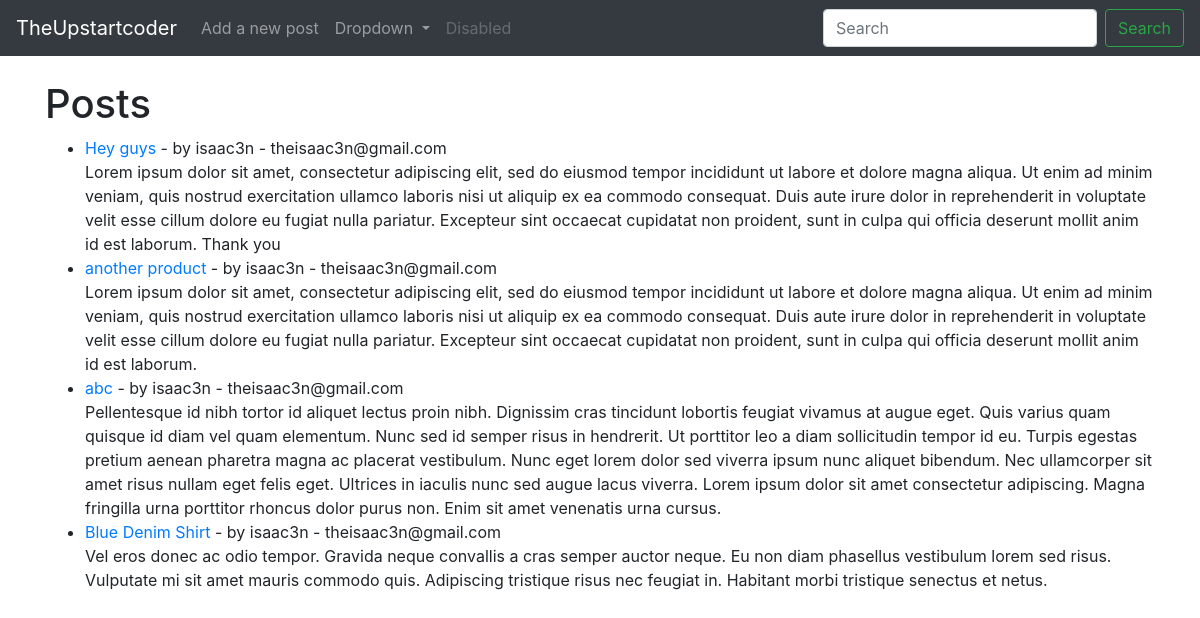
The page / on the database its author committed.
### myblog/models.py (models this page shows, shortened)
class Post(models.Model):
    title = models.CharField(max_length=255)
    title_tag = models.CharField(max_length=25, default='TheUpstartcoder')
    author = models.ForeignKey(User, on_delete=models.CASCADE)
    body = models.TextField()
    pub_date =models.DateField(auto_now_add=True)

### myblog/views.py (the view)
# urls.py: path('', HomeView.as_view(), name ="home"),
class HomeView(ListView):
    model = Post
    template_name = 'home.html'
    ordering = ['-pub_date']

### myblog/templates/home.html
{% extends 'base.html' %}
{% block content %}
<h1>Posts</h1>
<ul>
{% for post in object_list %}
    <li><a href="{% url 'articles' post.pk %} "> {{post.title }} </a>- by {{ post.author }} - {{ post.author.email }}<br>
        {{ post.body }}</li>
{% endfor %}
</ul>
{% endblock %}

### rows shown on the page
Post: title "Hey guys", author "isaac3n", author.email "theisaac3n@gmail.com", body "Lorem ipsum dolor sit amet, consectetur adipiscing elit, sed do eiusmod tempor incididunt ut labore et dolore magna aliqua. Ut enim ad minim veniam, quis nostrud exercitation ullamco laboris nisi ut aliquip ex ea commodo consequat. Duis aute irure dolor in reprehenderit in voluptate velit esse cillum dolore eu fugiat nulla pariatur. Excepteur sint occaecat cupidatat non proident, sunt in culpa qui officia deserunt mollit anim id est laborum. Thank you"
Post: title "another product", author "isaac3n", author.email "theisaac3n@gmail.com", body "Lorem ipsum dolor sit amet, consectetur adipiscing elit, sed do eiusmod tempor incididunt ut labore et dolore magna aliqua. Ut enim ad minim veniam, quis nostrud exercitation ullamco laboris nisi ut aliquip ex ea commodo consequat. Duis aute irure dolor in reprehenderit in voluptate velit esse cillum dolore eu fugiat nulla pariatur. Excepteur sint occaecat cupidatat non proident, sunt in culpa qui officia deserunt mollit anim id est laborum."
Post: title "abc", author "isaac3n", author.email "theisaac3n@gmail.com", body "Pellentesque id nibh tortor id aliquet lectus proin nibh. Dignissim cras tincidunt lobortis feugiat vivamus at augue eget. Quis varius quam quisque id diam vel quam elementum. Nunc sed id semper risus in hendrerit. Ut porttitor leo a diam sollicitudin tempor id eu. Turpis egestas pretium aenean pharetra magna ac placerat vestibulum. Nunc eget lorem dolor sed viverra ipsum nunc aliquet bibendum. Nec ullamcorper sit amet risus nullam eget felis eget. Ultrices in iaculis nunc sed augue lacus viverra. Lorem ipsum dolor sit amet consectetur adipiscing. Magna fringilla urna porttitor rhoncus dolor purus non. Enim sit amet venenatis urna cursus."
Post: title "Blue Denim Shirt", author "isaac3n", author.email "theisaac3n@gmail.com", body "Vel eros donec ac odio tempor. Gravida neque convallis a cras semper auctor neque. Eu non diam phasellus vestibulum lorem sed risus. Vulputate mi sit amet mauris commodo quis. Adipiscing tristique risus nec feugiat in. Habitant morbi tristique senectus et netus."
